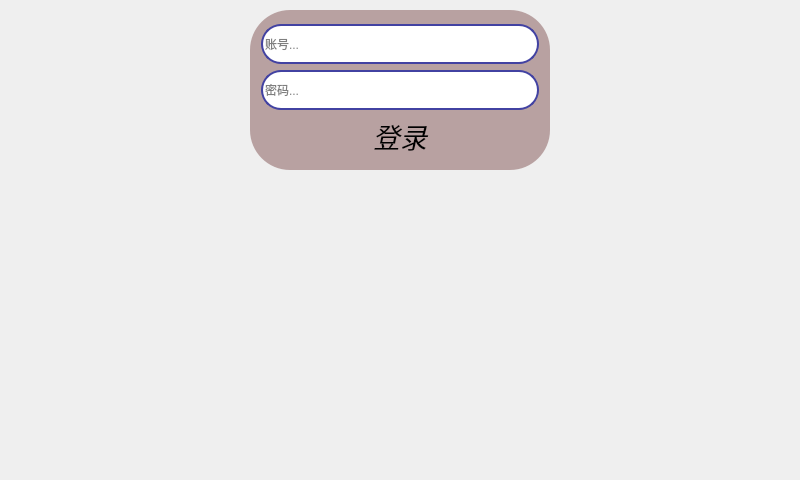
<?xml version="1.0" encoding="UTF-8"?>
<ui version="4.0">
 <class>LoginScreen</class>
 <widget class="QMainWindow" name="LoginScreen">
  <property name="geometry">
   <rect>
    <x>0</x>
    <y>0</y>
    <width>800</width>
    <height>480</height>
   </rect>
  </property>
  <property name="windowTitle">
   <string>LoginScreen</string>
  </property>
  <property name="styleSheet">
   <string notr="true">QMainWindow{border-image: url(:/images/kfc_2.png);}



QLineEdit{
		border-radius:20px;
		border:2px solid rgb(66, 66, 162);
}
</string>
  </property>
  <widget class="QWidget" name="centralWidget">
   <widget class="SoftKeyBoard" name="widget_2" native="true">
    <property name="geometry">
     <rect>
      <x>10</x>
      <y>188</y>
      <width>781</width>
      <height>259</height>
     </rect>
    </property>
    <property name="layoutDirection">
     <enum>Qt::LeftToRight</enum>
    </property>
   </widget>
   <widget class="QWidget" name="widget" native="true">
    <property name="geometry">
     <rect>
      <x>250</x>
      <y>10</y>
      <width>300</width>
      <height>160</height>
     </rect>
    </property>
    <property name="minimumSize">
     <size>
      <width>300</width>
      <height>160</height>
     </size>
    </property>
    <property name="styleSheet">
     <string notr="true">QWidget#widget{
		border-radius:40px;
		background-color: rgba(100, 41, 41,100);
}
</string>
    </property>
    <layout class="QGridLayout" name="gridLayout_2">
     <item row="0" column="0">
      <layout class="QVBoxLayout" name="verticalLayout">
       <item>
        <widget class="QLineEdit" name="accoEdit">
         <property name="minimumSize">
          <size>
           <width>145</width>
           <height>40</height>
          </size>
         </property>
         <property name="placeholderText">
          <string>账号...</string>
         </property>
        </widget>
       </item>
       <item>
        <widget class="QLineEdit" name="passEdit">
         <property name="minimumSize">
          <size>
           <width>150</width>
           <height>40</height>
          </size>
         </property>
         <property name="echoMode">
          <enum>QLineEdit::Password</enum>
         </property>
         <property name="placeholderText">
          <string>密码...</string>
         </property>
        </widget>
       </item>
       <item>
        <widget class="QPushButton" name="loginBtn">
         <property name="minimumSize">
          <size>
           <width>150</width>
           <height>40</height>
          </size>
         </property>
         <property name="font">
          <font>
           <family>Arial</family>
           <pointsize>20</pointsize>
           <weight>50</weight>
           <italic>true</italic>
           <bold>false</bold>
          </font>
         </property>
         <property name="styleSheet">
          <string notr="true">QPushButton{border-radius:40px;}</string>
         </property>
         <property name="text">
          <string>登录</string>
         </property>
        </widget>
       </item>
      </layout>
     </item>
    </layout>
   </widget>
  </widget>
 </widget>
 <layoutdefault spacing="6" margin="11"/>
 <customwidgets>
  <customwidget>
   <class>SoftKeyBoard</class>
   <extends>QWidget</extends>
   <header location="global">softkeyboard.h</header>
   <container>1</container>
  </customwidget>
 </customwidgets>
 <resources/>
 <connections/>
</ui>
